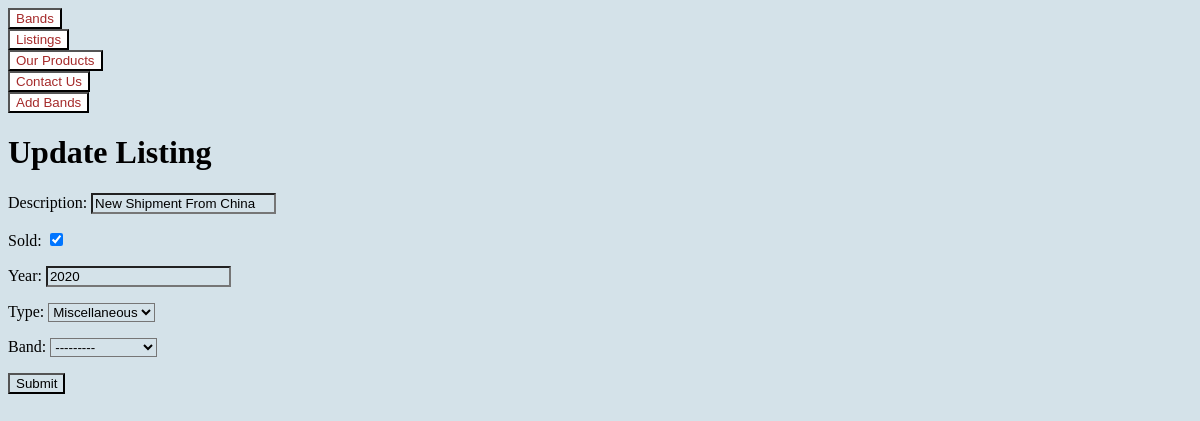
/listings/2/update/, run on the app's committed database.
### listings/models.py (models this page shows, shortened)
class Listing(models.Model):
    class Type(models.TextChoices):
        RECORDS = 'RC'
        CLOTHING = 'CL'
        POSTERS = 'PT'
        MISCELLANEOUS = 'MC'
    description = models.fields.CharField(max_length=150)
    sold = models.fields.BooleanField(default=False)
    year = models.fields.IntegerField(validators=[MinValueValidator(1900), MaxValueValidator(2023)],null=True)
    type = models.fields.CharField(choices=Type.choices, max_length=50)
    Band = models.ForeignKey(band, null=True, on_delete=models.SET_NULL)

### listings/views.py (the view)
# urls.py: path('listings/<int:id>/update/',views.update_listing, name="update-listing"),
def update_listing(request,id):
    listings = Listing.objects.get(id=id)
    if request.method == 'POST':
        form = ListingForm(request.POST, instance=listings)
        if form.is_valid():
            form.save()
            return redirect('listing-detail', listings.id)
    else:
        form = ListingForm(instance=listings)
    return render(request, 'listings/update_listing.html', {'form':form})

### listings/forms.py
class ListingForm(forms.ModelForm):
    class Meta:
        model = Listing
        fields = '__all__'

### listings/models.py (called while the page is built)
    def __str__(self):
        return f'{self.name}'

### listings/templates/listings/update_listing.html (shortened to what this page needs)
{% extends 'listings/base.html' %}
{% block content %}
<h1>Update Listing</h1>
<form action="" method="post">
    {{ form.as_p }}
    <input type="submit" value="Submit">
</form>
{% endblock %}

### listings/static/listings/styles.css (style rules this page uses)
* { background: rgb(212, 226, 233); }

### data on the page
Listing: description "New Shipment From China", sold "☑", year "2020", type "Miscellaneous", Band "---------"
